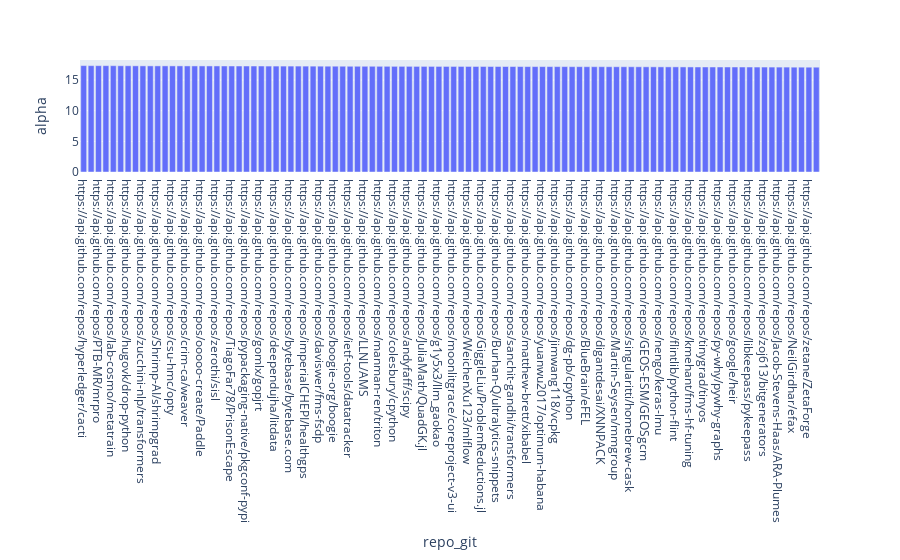

Notebook source saved alongside this figure:
### Markdown cell above
Those repos that our subcommunity dominates (those that they own) are ~17x more likely to be contributed to (naturally) than by the general population.

e.g. for 'hyperledger/cacti', |p|=477 and |$\hat{P}$|=1, so the probability that the subpopulation contributes to this particular project is measured as significantly higher than the general population.

However, 477 events still isn't many relative to the number of events we observe for large projects (2562 for huggingface/transformers), so this isn't a terribly strong indication that the project is 'important' to the AI/ML ecosystem in general.

### Code cell
# visualize alpha scores

fig = px.bar(
    data_frame = joined_counts.sort_values(by="alpha", ascending=False)[:100],
    y="alpha",
    custom_data=["count_known", "count_general"]
)
fig.update_traces(hovertemplate = "Repo:%{label}: <br>Alpha: %{value} </br>(count_known, count_general) : %{customdata}"
)
fig.write_image("alpha_scores.png")
fig

### Figure 1 — Plotly figure (JSON) as saved in the notebook; plotly's stock layout.template omitted (floating-point values rounded to 4 significant figures; data arrays with more than 128 entries replaced by an {"elided": "..."} marker saying what was removed)
{"data": [{"alignmentgroup": "True", "customdata": {"elided": "100x2 int values"}, "hovertemplate": "Repo:%{label}: <br>Alpha: %{value} </br>(count_known, count_general) : %{customdata}", "legendgroup": "", "marker": {"color": "#636efa", "pattern": {"shape": ""}}, "name": "", "offsetgroup": "", "orientation": "v", "showlegend": false, "textposition": "auto", "type": "bar", "x": ["https://api.github.com/repos/hyperledger/cacti", "https://api.github.com/repos/duburcqa/jiminy", "https://api.github.com/repos/PTB-MR/mrpro", "https://api.github.com/repos/cisco-open/pymultiworld", "https://api.github.com/repos/lab-cosmo/metatrain", "https://api.github.com/repos/xapi-project/xen-api", "https://api.github.com/repos/hugovk/drop-python", "https://api.github.com/repos/cosdt/dockerfiles", "https://api.github.com/repos/zucchini-nlp/transformers", "https://api.github.com/repos/maruel/sillybot", "https://api.github.com/repos/Shrimp-AI/shrimpgrad", "https://api.github.com/repos/sun-data/optika", "https://api.github.com/repos/csu-hmc/opty", "https://api.github.com/repos/samypr100/uv", "https://api.github.com/repos/crim-ca/weaver", "https://api.github.com/repos/Avasam/setuptools", "https://api.github.com/repos/ooooo-create/Paddle", "https://api.github.com/repos/sandialabs/pyGSTi", "https://api.github.com/repos/zerothi/sisl", "https://api.github.com/repos/kshitij12345/lightning-thunder", "https://api.github.com/repos/TiagoFar78/PrisonEscape", "https://api.github.com/repos/zwicker-group/py-pde", "https://api.github.com/repos/pypackaging-native/pkgconf-pypi", "https://api.github.com/repos/ROCm/xla", "https://api.github.com/repos/gomlx/gopjrt", "https://api.github.com/repos/sdpython/experimental-experiment", "https://api.github.com/repos/deependujha/litdata", "https://api.github.com/repos/IncredibleDevHQ/Incredible.dev", "https://api.github.com/repos/bytebase/bytebase.com", "https://api.github.com/repos/alibaba/TinyNeuralNetwork", "https://api.github.com/repos/imperialCHEPI/healthgps", "https://api.github.com/repos/ASPP/pelita", "https://api.github.com/repos/daviswer/fms-fsdp", "https://api.github.com/repos/natmokval/pandas", "https://api.github.com/repos/boogie-org/boogie", "https://api.github.com/repos/peastman/sso", "https://api.github.com/repos/ietf-tools/datatracker", "https://api.github.com/repos/pytorch/test-infra", "https://api.github.com/repos/LLNL/AMS", "https://api.github.com/repos/VMois/miwaitway", "https://api.github.com/repos/manman-ren/triton", "https://api.github.com/repos/neverix/saex", "https://api.github.com/repos/colesbury/cpython", "https://api.github.com/repos/xadupre/onnxscript", "https://api.github.com/repos/andyfaff/scipy", "https://api.github.com/repos/deepkit/deepkit-framework", "https://api.github.com/repos/JuliaMath/QuadGK.jl", "https://api.github.com/repos/pytorch/docs", "https://api.github.com/repos/g1y5x3/llm_gaokao", "https://api.github.com/repos/fluent/fluent-operator", "https://api.github.com/repos/moonlitgrace/coreproject-v3-ui", "https://api.github.com/repos/pyodide/micropip", "https://api.github.com/repos/WeichenXu123/mlflow", "https://api.github.com/repos/ytsaurus/ytsaurus", "https://api.github.com/repos/GiggleLiu/ProblemReductions.jl", "https://api.github.com/repos/cisco-open/flame", "https://api.github.com/repos/Burhan-Q/ultralytics-snippets", "https://api.github.com/repos/bird-house/finch", "https://api.github.com/repos/sanchit-gandhi/transformers", "https://api.github.com/repos/kulinseth/pytorch", "https://api.github.com/repos/matthew-brett/xibabel", "https://api.github.com/repos/DanielYang59/pymatviz", "https://api.github.com/repos/yuanwu2017/optimum-habana", "https://api.github.com/repos/miscco/cccl", "https://api.github.com/repos/jimwang118/vcpkg", "https://api.github.com/repos/DePasqualeOrg/mlx-swift-examples", "https://api.github.com/repos/dg-pb/cpython", "https://api.github.com/repos/alanngnet/CoverHunterMPS", "https://api.github.com/repos/BlueBrain/eFEL", "https://api.github.com/repos/GEOS-ESM/ESMA-Baselibs", "https://api.github.com/repos/digantdesai/XNNPACK", "https://api.github.com/repos/gip/yllama.rs", "https://api.github.com/repos/Martin-Seysen/mmgroup", "https://api.github.com/repos/cdevents/spec", "https://api.github.com/repos/singularitti/homebrew-cask", "https://api.github.com/repos/legel/3co", "https://api.github.com/repos/GEOS-ESM/GEOSgcm", "https://api.github.com/repos/brando90/snap-cluster-setup", "https://api.github.com/repos/nengo/keras-lmu", "https://api.github.com/repos/amorehead/alphafold3-pytorch-lightning-hydra", "https://api.github.com/repos/flintlib/python-flint", "https://api.github.com/repos/databricks/cli", "https://api.github.com/repos/kmehant/fms-hf-tuning", "https://api.github.com/repos/htyu/triton", "https://api.github.com/repos/tinygrad/tinyos", "https://api.github.com/repos/AsakusaRinne/openvino", "https://api.github.com/repos/py-why/pywhy-graphs", "https://api.github.com/repos/abdulfatir/chronos-forecasting", "https://api.github.com/repos/google/heir", "https://api.github.com/repos/simonw/simonwillisonblog", "https://api.github.com/repos/libkeepass/pykeepass", "https://api.github.com/repos/GoogleCloudPlatform/pbmm-on-gcp-onboarding", "https://api.github.com/repos/zoj613/bitgenerators", "https://api.github.com/repos/Smartappli/AIMER", "https://api.github.com/repos/Jacob-Stevens-Haas/ARA-Plumes", "https://api.github.com/repos/TheochemUI/EONgit", "https://api.github.com/repos/NeilGirdhar/efax", "https://api.github.com/repos/sippy/voiptests", "https://api.github.com/repos/zetane/ZetaForge", "https://api.github.com/repos/AliveToolkit/alive2"], "xaxis": "x", "y": [17.36, 17.35, 17.35, 17.35, 17.35, 17.33, 17.33, 17.32, 17.32, 17.32, 17.32, 17.31, 17.31, 17.31, 17.31, 17.31, 17.31, 17.31, 17.3, 17.3, 17.3, 17.3, 17.29, 17.29, 17.29, 17.28, 17.28, 17.28, 17.28, 17.28, 17.28, 17.27, 17.27, 17.26, 17.26, 17.26, 17.25, 17.25, 17.25, 17.25, 17.25, 17.25, 17.24, 17.24, 17.24, 17.23, 17.23, 17.23, 17.23, 17.23, 17.22, 17.22, 17.22, 17.22, 17.22, 17.22, 17.22, 17.21, 17.21, 17.21, 17.2, 17.2, 17.2, 17.2, 17.2, 17.2, 17.19, 17.19, 17.18, 17.18, 17.18, 17.18, 17.18, 17.18, 17.17, 17.17, 17.16, 17.16, 17.16, 17.15, 17.15, 17.14, 17.14, 17.14, 17.13, 17.13, 17.13, 17.13, 17.13, 17.13, 17.13, 17.13, 17.13, 17.12, 17.12, 17.12, 17.1, 17.1, 17.1, 17.1], "yaxis": "y"}], "layout": {"barmode": "relative", "legend": {"tracegroupgap": 0}, "margin": {"t": 60}, "xaxis": {"anchor": "y", "domain": [0, 1], "title": {"text": "repo_git"}}, "yaxis": {"anchor": "x", "domain": [0, 1], "title": {"text": "alpha"}}}}
